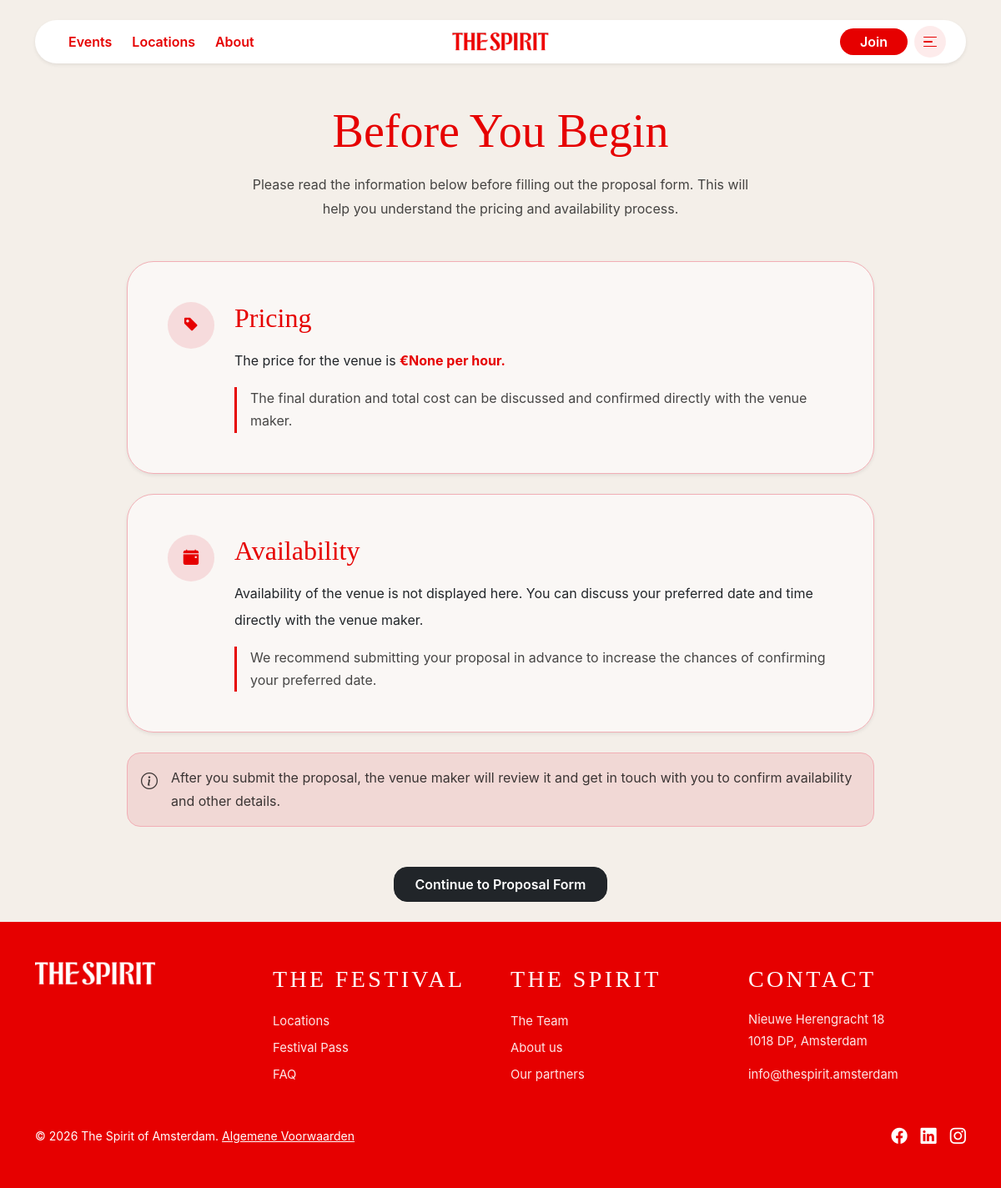
The page /proposal-info/2 on the database as committed earlier.
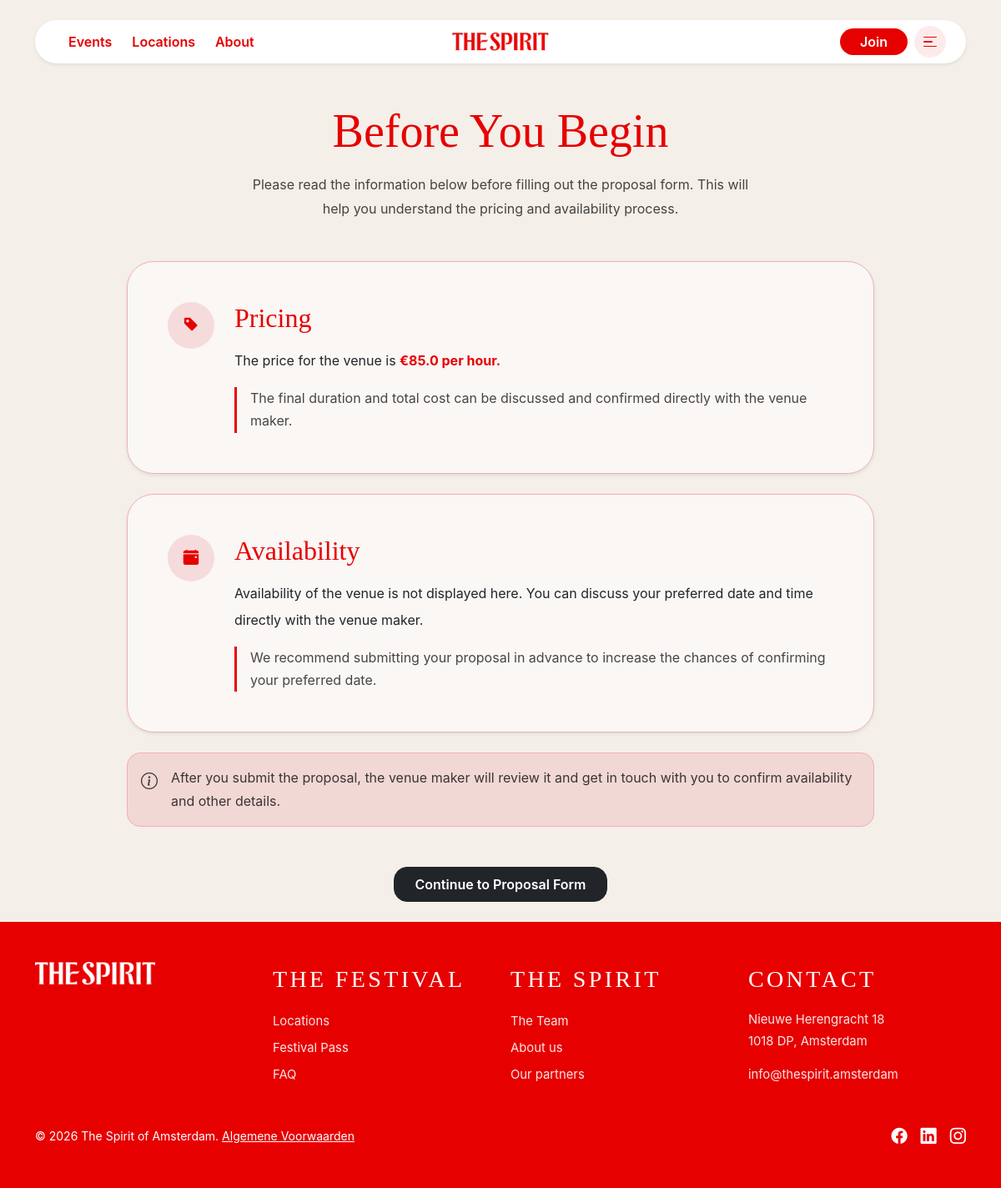
The same page on the database as committed later.
### tables this page shows
CREATE TABLE "VENUES" (
	"venue_id"	INTEGER,
	"user_id"	INTEGER NOT NULL,
	"name"	TEXT NOT NULL,
	"venue_type"	TEXT NOT NULL,
	"description"	TEXT NOT NULL,
	"phone"	TEXT,
	"website_url"	TEXT,
	"instagram_url"	TEXT,
	"facebook_url"	TEXT,
	"street_address"	TEXT,
	"postal_code"	TEXT,
	"city"	TEXT,
	"programming_tags"	TEXT,
	"restrictions"	TEXT,
	"capacity"	TEXT,
	"accessibility_features"	TEXT,
	"price"	REAL,
	"cover_image"	TEXT,
	"images"	TEXT,
	"is_published"	INTEGER DEFAULT 0,
	"maker_message"	TEXT, latitude REAL, longitude REAL,
	PRIMARY KEY("venue_id"),
	FOREIGN KEY("user_id") REFERENCES "USERS"("user_id")
);

### routes.py (the view)
    @app.route("/proposal-info/<int:venue_id>")
    def proposal_info(venue_id):
        venue = get_venue_by_id(venue_id)
        return render_template(
            "proposal-info.html",
            venue=venue,
            venue_id=venue_id
        )

### database/database.py (called while the page is built)
def get_db_connection():
    connection = sqlite3.connect("database/spirit-db.db")
    connection.row_factory = sqlite3.Row
    return connection

### database/queries.py (called while the page is built)
def get_venue_by_id(venue_id):
    connection = get_db_connection()
    cursor = connection.cursor()
    cursor.execute(
        """
        SELECT *
        FROM venues
        WHERE venue_id = ?
        AND is_published = 1
        """,
        (venue_id,)
    )
    venue = cursor.fetchone()
    connection.close()
    return venue

### templates/proposal-info.html
{% extends "base.html" %} {% block title %} Before You Begin {% endblock %} {%
block extra_css %}
<link
  rel="stylesheet"
  href="{{ url_for('static', filename='css/proposal-info.css') }}"
/>
{% endblock %} {% block content %}
<section class="container py-4 proposal-info-page">
  <div class="text-center mb-5">
    <h1 class="display-4 text-center mb-3 proposal-info-heading">
      Before You Begin
    </h1>
    <p class="mx-auto proposal-info-lead mb-0">
      Please read the information below before filling out the proposal form.
      This will help you understand the pricing and availability process.
    </p>
  </div>
  <div class="vstack gap-4">
    <article
      class="card border-danger-subtle rounded-5 shadow-sm proposal-info-card"
    >
      <div class="card-body p-4 p-md-5">
        <div class="row g-4 align-items-start">
          <div class="col-auto">
            <div class="proposal-info-icon">
              <i class="bi bi-tag-fill"></i>
            </div>
          </div>
          <div class="col">
            <h2 class="proposal-info-card-title mb-3">Pricing</h2>
            <p class="mb-3 fs-6 lh-lg">
              The price for the venue is
              <span class="proposal-info-price"> €{{ venue['price'] }} per hour. </span>
            </p>
            <p class="proposal-info-note mb-0">
              The final duration and total cost can be discussed and confirmed
              directly with the venue maker.
            </p>
          </div>
        </div>
      </div>
    </article>
    <article
      class="card border-danger-subtle rounded-5 shadow-sm proposal-info-card"
    >
      <div class="card-body p-4 p-md-5">
        <div class="row g-4 align-items-start">
          <div class="col-auto">
            <div class="proposal-info-icon">
              <i class="bi bi-calendar-event-fill"></i>
            </div>
          </div>
          <div class="col">
            <h2 class="proposal-info-card-title mb-3">Availability</h2>
            <p class="mb-3 fs-6 lh-lg">
              Availability of the venue is not displayed here. You can discuss
              your preferred date and time directly with the venue maker.
            </p>
            <p class="proposal-info-note mb-0">
              We recommend submitting your proposal in advance to increase the
              chances of confirming your preferred date.
            </p>
          </div>
        </div>
      </div>
    </article>
    <div
      class="alert alert-danger border-danger-subtle rounded-4 d-flex gap-3 align-items-start mb-0 proposal-info-alert"
    >
      <i class="bi bi-info-circle fs-5 flex-shrink-0"></i>
      <div>
        After you submit the proposal, the venue maker will review it and get in
        touch with you to confirm availability and other details.
      </div>
    </div>
  </div>
  <div class="text-center mt-5">
    <a
      href="{{ url_for('proposal_form', venue_id=venue_id) }}"
      class="btn btn-dark rounded-4 px-4 py-2 fw-semibold"
    >
      Continue to Proposal Form
    </a>
  </div>
</section>
{% endblock %}

### templates/base.html (shortened to what this page needs)
<!doctype html>
<html lang="en">
  <head>
    <link
      href="https://cdn.jsdelivr.net/npm/bootstrap@5.3.3/dist/css/bootstrap.min.css"
      rel="stylesheet"
    />
    <link
      rel="stylesheet"
      href="https://cdn.jsdelivr.net/npm/bootstrap-icons@1.11.3/font/bootstrap-icons.min.css"
    />
    <link
      rel="stylesheet"
      href="https://unpkg.com/leaflet@1.9.4/dist/leaflet.css"
    />
    <link
      rel="stylesheet"
      href="{{ url_for('static', filename='css/base.css') }}"
    />
    <link
      rel="stylesheet"
      href="{{ url_for('static', filename='css/navbar.css') }}"
    />
    <link
      rel="stylesheet"
      href="{{ url_for('static', filename='css/footer.css') }}"
    />
    {% block extra_css %}{% endblock %}
  </head>
  <body class="overflow-x-hidden">
    {% include "components/navbar.html" %}
    {% block content %}{% endblock %}
    {% include "components/footer.html" %}
  </body>
</html>

### templates/components/navbar.html (shortened to what this page needs)
<div class="container py-4">
  <nav
    class="d-flex align-items-center justify-content-between px-4 bg-white rounded-pill shadow-sm position-relative"
    style="height: 52px"
  >
    <div class="d-none d-lg-flex align-items-center gap-4 ps-3">
      <a href="https://thespirit.amsterdam/app/map/" class="spirit-link text-decoration-none fw-semibold fs-6">
        Events
      </a>
      <a href="{{ url_for('locations') }}" class="spirit-link text-decoration-none fw-semibold fs-6">
        Locations
      </a>
      <a href="https://thespirit.amsterdam/app/over-the-spirit/" class="spirit-link text-decoration-none fw-semibold fs-6">
        About
      </a>
    </div>
    <a href="{{ url_for('home') }}" class="spirit-logo-wrapper">
      <img
        src="{{ url_for('static', filename='img/global/spirit-logo.png') }}"
        alt="The Spirit"
        class="spirit-logo"
      />
    </a>
    <div class="d-flex align-items-center gap-2 ms-auto">
      {% if session.get("user_id") %}
      {% else %}
      <a
        href="{{ url_for('role_selection') }}"
        class="btn spirit-btn-red d-none d-lg-block border-0 rounded-pill px-4 py-1 fw-semibold small"
      >
        Join
      </a>
      {% endif %}
      <div class="position-relative">
        <label
          for="menu-toggle"
          class="spirit-menu-btn d-flex align-items-center justify-content-center rounded-circle spirit-bg-red-subtle"
        >
          <span class="spirit-hamburger">
            <span></span>
            <span></span>
            <span></span>
          </span>
        </label>
      </div>
    </div>
  </nav>
</div>

### templates/components/footer.html
<footer class="spirit-footer mt-auto">
  <div class="container py-5">
    <div class="row gy-5">
      <div class="col-12 col-lg-3">
        <img
          src="{{ url_for('static', filename='img/global/spirit-logo-white.png') }}"
          alt="The Spirit"
          class="spirit-footer-logo"
        />
      </div>
      <div class="col-6 col-lg-3">
        <p class="spirit-footer-heading fw-light fs-3 mb-3 text-white">
          The Festival
        </p>
        <ul class="list-unstyled d-flex flex-column gap-2 mb-0">
          <li>
            <a href="https://thespirit.amsterdam/app/locations/" class="spirit-footer-link">
              Locations
            </a>
          </li>
          <li>
            <a href="https://thespirit.amsterdam/app/festival-pass/" class="spirit-footer-link">
              Festival Pass
            </a>
          </li>
          <li>
            <a href="https://thespirit.amsterdam/app/#FAQ" class="spirit-footer-link">
              FAQ
            </a>
          </li>
        </ul>
      </div>
      <div class="col-6 col-lg-3">
        <p class="spirit-footer-heading fw-light fs-3 mb-3 text-white">
          The Spirit
        </p>
        <ul class="list-unstyled d-flex flex-column gap-2 mb-0">
          <li>
            <a href="https://thespirit.amsterdam/app/over-the-spirit/#het-team" class="spirit-footer-link">
              The Team
            </a>
          </li>
          <li>
            <a href="https://thespirit.amsterdam/app/over-the-spirit/" class="spirit-footer-link">
              About us
            </a>
          </li>
          <li>
            <a href="https://thespirit.amsterdam/app/over-the-spirit/#onze-partners" class="spirit-footer-link">
              Our partners
            </a>
          </li>
        </ul>
      </div>
      <div class="col-12 col-lg-3">
        <p class="spirit-footer-heading fw-light fs-3 mb-3 text-white">
          Contact
        </p>
        <address class="mb-0 fst-normal">
          <p class="mb-1 spirit-footer-link">
            Nieuwe Herengracht 18
          </p>
          <p class="mb-3 spirit-footer-link">
            1018 DP, Amsterdam
          </p>
          <a
            href="mailto:info@thespirit.amsterdam"
            class="spirit-footer-link"
          >
            info@thespirit.amsterdam
          </a>
        </address>
      </div>
    </div>
    <div
      class="d-flex flex-column flex-sm-row align-items-center justify-content-between gap-3 mt-5"
    >
      <p class="mb-0 small text-white">
        © 2026 The Spirit of Amsterdam.
        <a href="https://thespirit.amsterdam/app/algemene-voorwaarden/" class="text-white">
          Algemene Voorwaarden
        </a>
      </p>
      <div class="d-flex align-items-center gap-3">
        <a
          href="https://www.facebook.com/people/The-Spirit-of-Amsterdam/61561359235535/"
          class="spirit-footer-social"
          aria-label="Facebook"
        >
          <i class="bi bi-facebook"></i>
        </a>
        <a
          href="https://www.linkedin.com/company/the-spirit-of-amsterdam/"
          class="spirit-footer-social"
          aria-label="LinkedIn"
        >
          <i class="bi bi-linkedin"></i>
        </a>
        <a
          href="https://www.instagram.com/thespirit.amsterdam/app/"
          class="spirit-footer-social"
          aria-label="Instagram"
        >
          <i class="bi bi-instagram"></i>
        </a>
      </div>
    </div>
  </div>
</footer>

### static/css/base.css (style rules this page uses)
:root { --spirit-red: #e60000; --spirit-dark: #271424; --spirit-bg: #f4efe9; }
body { background: var(--spirit-bg); font-family: "Inter", sans-serif; }
.spirit-footer-heading, .spirit-title-page, .spirit-hero-subtitle, .spirit-user-selector-title, .spirit-font { font-family: "Cormorant Garamond", serif; }
.spirit-link, .spirit-dropdown-link, .spirit-text-red { color: var(--spirit-red); }
.spirit-link { transition: opacity 0.15s; }
.spirit-btn-red { background: var(--spirit-red); color: white; }
.spirit-bg-red-subtle { background: rgba(230, 0, 0, 0.08); }

### static/css/navbar.css (style rules this page uses)
.spirit-logo-wrapper { position: absolute; left: 50%; transform: translateX(-50%); line-height: 0; }
.spirit-logo { height: 22px; }
.spirit-menu-btn { width: 38px; height: 38px; cursor: pointer; }
.spirit-hamburger { display: flex; flex-direction: column; gap: 4px; width: 16px; }
.spirit-hamburger span { display: block; height: 1.5px; border-radius: 2px; background: #e60000; transition: width 0.2s ease; }
.spirit-hamburger span:first-child { width: 100%; }
.spirit-hamburger span:nth-child(2) { width: 70%; }
.spirit-hamburger span:last-child { width: 100%; }

### static/css/footer.css (style rules this page uses)
.spirit-footer { background: #e60000; color: #fff; }
.spirit-footer-logo { height: 28px; }
.spirit-footer-heading { font-size: 0.7rem; font-weight: 700; letter-spacing: 0.12em; text-transform: uppercase; color: rgba(255, 255, 255, 0.5); margin-bottom: 0; }
.spirit-footer-link { color: rgba(255, 255, 255, 0.9); text-decoration: none; font-size: 0.925rem; transition: color 0.15s; }
.spirit-footer-social { color: #fff; font-size: 1.2rem; text-decoration: none; transition: opacity 0.15s; }

### static/css/proposal-info.css (style rules this page uses)
.proposal-info-page { max-width: 920px; }
.proposal-info-heading { font-family: "Cormorant Garamond", serif; color: #e60000; }
.proposal-info-lead { max-width: 620px; line-height: 1.8; color: rgba(0, 0, 0, 0.72); }
.proposal-info-card { background: rgba(255, 255, 255, 0.55); }
.proposal-info-icon { width: 56px; height: 56px; border-radius: 50%; display: flex; align-items: center; justify-content: center; background: rgba(220, 53, 69, 0.14); color: #e60000; font-size: 1.15rem; }
.proposal-info-card-title { font-family: "Cormorant Garamond", serif; font-size: 2rem; color: #e60000; }
.proposal-info-price { color: #e60000; font-weight: 700; }
.proposal-info-note { border-left: 3px solid #e60000; padding-left: 1rem; color: rgba(0, 0, 0, 0.72); line-height: 1.7; }
.proposal-info-alert { background: rgba(220, 53, 69, 0.12); color: rgba(0, 0, 0, 0.76); line-height: 1.7; }

Rows that differ between the two databases and show on the page:
now on this page (row edited): VENUES: price "85.0"
Other text that changed with them:
{{ venue['price'] }}: "None" → (not shown)
